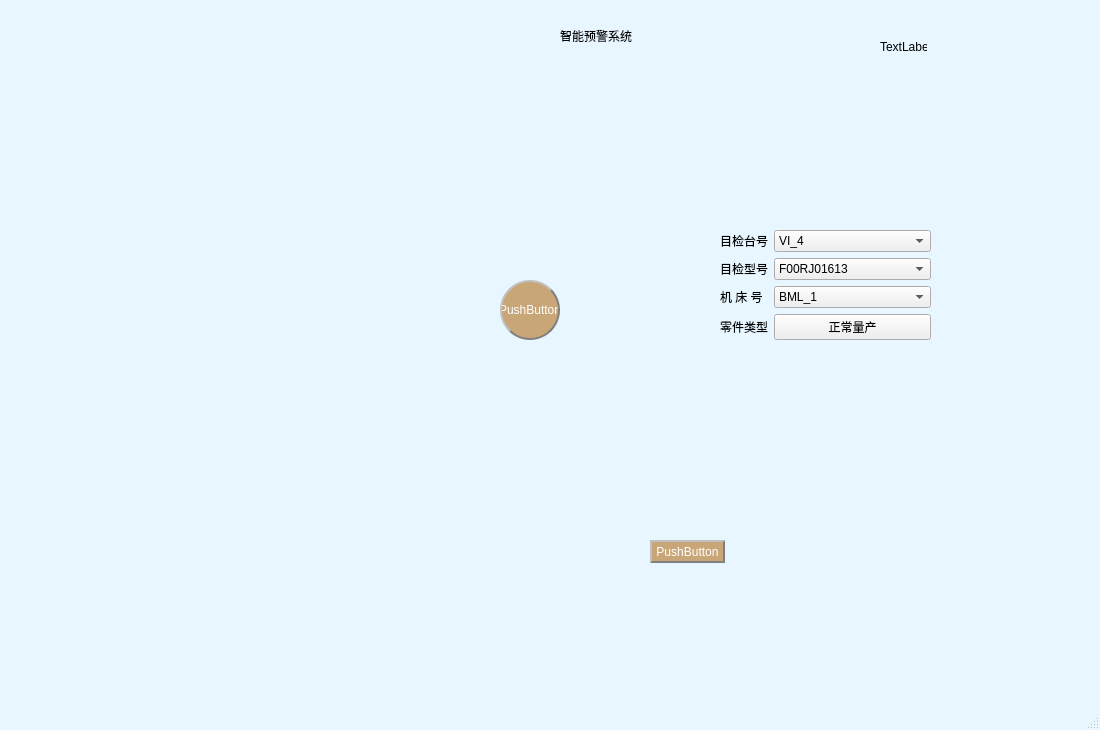
<?xml version="1.0" encoding="UTF-8"?>
<ui version="4.0">
 <class>MainWindow</class>
 <widget class="QMainWindow" name="MainWindow">
  <property name="geometry">
   <rect>
    <x>0</x>
    <y>0</y>
    <width>1100</width>
    <height>730</height>
   </rect>
  </property>
  <property name="windowTitle">
   <string>ui</string>
  </property>
  <property name="styleSheet">
   <string notr="true">QMainWindow{
background-color:rgb(231, 246, 255)}</string>
  </property>
  <widget class="QWidget" name="centralwidget">
   <widget class="QLabel" name="label_5">
    <property name="geometry">
     <rect>
      <x>560</x>
      <y>20</y>
      <width>81</width>
      <height>31</height>
     </rect>
    </property>
    <property name="text">
     <string>智能预警系统</string>
    </property>
   </widget>
   <widget class="QLabel" name="label_6">
    <property name="geometry">
     <rect>
      <x>880</x>
      <y>40</y>
      <width>47</width>
      <height>13</height>
     </rect>
    </property>
    <property name="text">
     <string>TextLabel</string>
    </property>
   </widget>
   <widget class="QWidget" name="layoutWidget">
    <property name="geometry">
     <rect>
      <x>720</x>
      <y>230</y>
      <width>211</width>
      <height>161</height>
     </rect>
    </property>
    <layout class="QFormLayout" name="formLayout">
     <item row="0" column="1">
      <widget class="QComboBox" name="comboBox">
       <item>
        <property name="text">
         <string>VI_4</string>
        </property>
       </item>
       <item>
        <property name="text">
         <string>VI_1</string>
        </property>
       </item>
       <item>
        <property name="text">
         <string>VI_2</string>
        </property>
       </item>
       <item>
        <property name="text">
         <string>VI_3</string>
        </property>
       </item>
      </widget>
     </item>
     <item row="1" column="0">
      <widget class="QLabel" name="label_2">
       <property name="text">
        <string>目检型号</string>
       </property>
      </widget>
     </item>
     <item row="2" column="0">
      <widget class="QLabel" name="label_3">
       <property name="text">
        <string>机 床 号</string>
       </property>
      </widget>
     </item>
     <item row="2" column="1">
      <widget class="QComboBox" name="comboBox_3">
       <item>
        <property name="text">
         <string>BML_1</string>
        </property>
       </item>
       <item>
        <property name="text">
         <string>BML_2</string>
        </property>
       </item>
       <item>
        <property name="text">
         <string>BML_3</string>
        </property>
       </item>
       <item>
        <property name="text">
         <string>BML_4</string>
        </property>
       </item>
       <item>
        <property name="text">
         <string>BML_5</string>
        </property>
       </item>
       <item>
        <property name="text">
         <string>BML_6</string>
        </property>
       </item>
       <item>
        <property name="text">
         <string>BML_7</string>
        </property>
       </item>
       <item>
        <property name="text">
         <string>BML_8</string>
        </property>
       </item>
      </widget>
     </item>
     <item row="3" column="0">
      <widget class="QLabel" name="label_4">
       <property name="text">
        <string>零件类型</string>
       </property>
      </widget>
     </item>
     <item row="3" column="1">
      <widget class="QPushButton" name="pushButton">
       <property name="text">
        <string>正常量产</string>
       </property>
      </widget>
     </item>
     <item row="1" column="1">
      <widget class="QComboBox" name="comboBox_2">
       <item>
        <property name="text">
         <string>F00RJ01613</string>
        </property>
       </item>
       <item>
        <property name="text">
         <string>F00RJ04821</string>
        </property>
       </item>
       <item>
        <property name="text">
         <string>F00RJ00571</string>
        </property>
       </item>
      </widget>
     </item>
     <item row="0" column="0">
      <widget class="QLabel" name="label_1">
       <property name="text">
        <string>目检台号</string>
       </property>
      </widget>
     </item>
    </layout>
   </widget>
   <widget class="QLabel" name="label_8">
    <property name="geometry">
     <rect>
      <x>-800</x>
      <y>10</y>
      <width>1471</width>
      <height>991</height>
     </rect>
    </property>
    <property name="text">
     <string/>
    </property>
    <property name="pixmap">
     <pixmap resource="png/0.qrc">:/newPrefix/0.png</pixmap>
    </property>
   </widget>
   <widget class="QPushButton" name="pushButton_2">
    <property name="geometry">
     <rect>
      <x>500</x>
      <y>280</y>
      <width>60</width>
      <height>60</height>
     </rect>
    </property>
    <property name="minimumSize">
     <size>
      <width>60</width>
      <height>60</height>
     </size>
    </property>
    <property name="maximumSize">
     <size>
      <width>60</width>
      <height>60</height>
     </size>
    </property>
    <property name="styleSheet">
     <string notr="true">background-color:rgb(200, 166, 119);
color: rgb(255,255,255);  
border-radius: 30px;  border: 2px groove gray;
font: 10pt &quot;AcadEref&quot;;
border-style: outset;</string>
    </property>
    <property name="text">
     <string>PushButton</string>
    </property>
   </widget>
   <widget class="QPushButton" name="pushButton_3">
    <property name="geometry">
     <rect>
      <x>650</x>
      <y>540</y>
      <width>75</width>
      <height>23</height>
     </rect>
    </property>
    <property name="styleSheet">
     <string notr="true">background-color:rgb(200, 166, 119);
color: rgb(255,255,255);  
border-radius: 30px;  border: 2px groove gray;
font: 10pt &quot;AcadEref&quot;;
border-style: outset;</string>
    </property>
    <property name="text">
     <string>PushButton</string>
    </property>
   </widget>
  </widget>
  <widget class="QMenuBar" name="menubar">
   <property name="geometry">
    <rect>
     <x>0</x>
     <y>0</y>
     <width>1100</width>
     <height>21</height>
    </rect>
   </property>
   <property name="styleSheet">
    <string notr="true">QMenuBar{backgroound-color：rgb(217, 243, 255)}</string>
   </property>
  </widget>
  <widget class="QStatusBar" name="statusbar"/>
 </widget>
 <tabstops>
  <tabstop>comboBox</tabstop>
  <tabstop>comboBox_2</tabstop>
  <tabstop>comboBox_3</tabstop>
  <tabstop>pushButton</tabstop>
 </tabstops>
 <resources>
  <include location="png/0.qrc"/>
 </resources>
 <connections/>
</ui>
